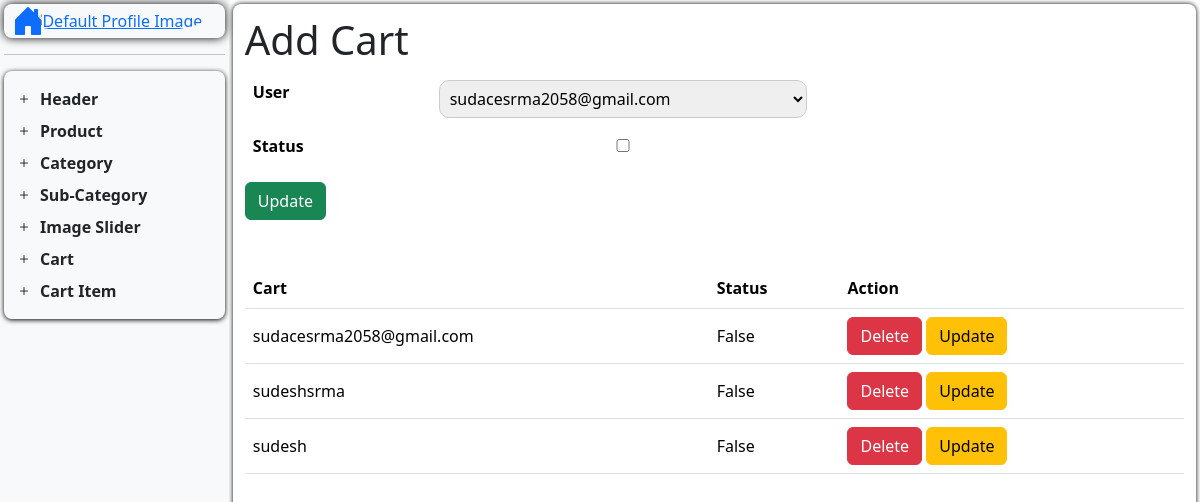
The page /dashboard/update-cart/10 on the database its author committed.
### nep_app/models.py (models this page shows, shortened)
class CartModel(models.Model):
    user = models.ForeignKey(User, on_delete=models.CASCADE, related_name="cart")
    is_paid = models.BooleanField(default=False)

### nep_app/views.py (the view)
# urls.py: path('dashboard/update-cart/<int:id>', update_cart, name='update_cart'),
def update_cart(request, id):
    return handle_update(
        request=request,
        id=id,
        model=CartModel,
        formname=CartForm,
        redirect_url='add_cart',
        template_url="Dashboard/D_Content/add_cart.html",
        action_url="update_cart"
    )

### nep_app/forms.py
class CartForm(forms.ModelForm):
    class Meta:
        model = CartModel
        fields = "__all__"

### handler/ViewHandler.py (called while the page is built)
def handle_update(
    request,
    id,
    model,
    formname,
    redirect_url,
    template_url,
    action_url
):
    data = get_object_or_404(model, id=id)
    if request.method == 'POST':
        form = formname(request.POST, request.FILES, instance=data)
        if form.is_valid():
            form.save()
            return redirect(redirect_url)
    else:
        form = formname(instance=data)
    context = {
        "form": form,
        "data": model.objects.order_by('-id'),
        'action_url': reverse(action_url, args=[id]),
    }
    return render(request, template_url, context)

### templates/Dashboard/D_Content/add_cart.html
{% extends "Dashboard/dashboard.html" %}
{% block add_cart %}
<h1>Add Cart</h1>
<table class="table table-borderless">
    <tr>
        <th><label for="cart_user">User</label></th>
        <td>{{form.user}}</td>
    </tr>
    <tr>
        <th><label for="cart_status">Status</label></th>
        <td>{{form.is_paid}}</td>
    </tr>
</table>
<button type="submit" name="submit" class="btn btn-success">
    {% if form.instance.id %} Update {% else %} Save {% endif %}
</button>
<div class="mt-5">
    <table class="table bg-white">
        <thead>
            <tr>
                <th>Cart</th>
                <th>Status</th>
                <th>Action</th>
            </tr>
        </thead>
        <tbody>
            {% for crt in data %}
            <tr>
                <td class="align-middle">{{ crt.user }}</td>
                <td class="align-middle">{{ crt.is_paid }}</td>
                <td>
                    <a href="{% url 'del_cart' crt.id %}" class="btn btn-danger">Delete</a>
                    <a href="{% url 'update_cart' crt.id %}" class="btn btn-warning">Update</a>
                </td>
            </tr>
            {% endfor %}
        </tbody>
    </table>
</div>
{% endblock %}

### templates/Dashboard/dashboard.html (style rules this page uses)
* { margin: 0; padding: 0; max-width: 100%; box-sizing: border-box; }
input, select { width: 50%; padding: 6px; border: 1px solid #ccc; border-radius: 10px; }

### rows shown on the page
CartModel: user "sudacesrma2058@gmail.com", is_paid "False"
CartModel: user "sudeshsrma", is_paid "False"
CartModel: user "sudesh", is_paid "False"
